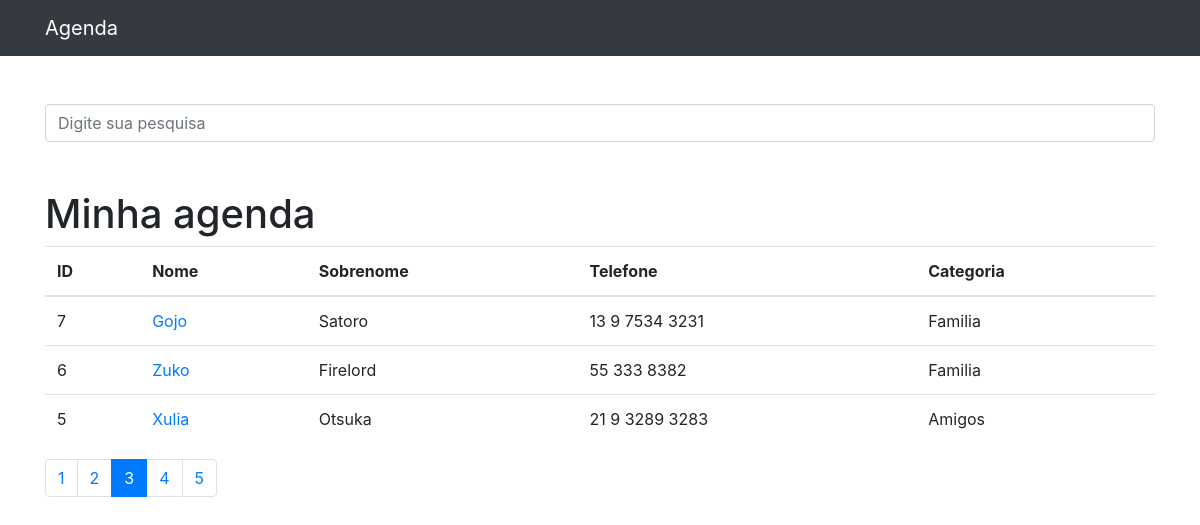
Screenshot of /?page=3&termo= with the database file from the repository.
### contatos/models.py (models this page shows, shortened)
class Contato(models.Model):
    nome = models.CharField(max_length=255)
    sobrenome = models.CharField(max_length=255, blank=True)
    telefone = models.CharField(max_length=255)
    email = models.CharField(max_length=255, blank=True)
    data_criacao = models.DateTimeField(default=timezone.now)
    descricao = models.CharField(max_length=255, blank=True)
    categoria = models.ForeignKey(Categoria, on_delete=models.DO_NOTHING)
    mostrar = models.BooleanField(default=True)
    foto = models.ImageField(blank=True, upload_to='fotos/%Y/%m/')

class Categoria(models.Model):
    nome = models.CharField(max_length=255)
    def __str__(self):
        return self.nome

### contatos/views.py (the view)
# urls.py: path('', views.index, name='index'),
def index(request):
    lista_contatos = Contato.objects.order_by(
        '-id')  ############ .filter(mostrar=True) outro jeito de filtrar oq aparecera no html, em vez de utilizar codigo no html... eu uso no views
    paginator = Paginator(lista_contatos, 3)
    page = request.GET.get('page')
    contatos = paginator.get_page(page)
    return render(request, 'contatos/index.html', {
        'contatos': contatos
    })

### contatos/templates/contatos/index.html
 {% extends 'base.html' %}
 {% block conteudo %}
   <h1 class="mt-5">Minha agenda</h1>
        <table class="table">
          <thead>
             <tr>
                <th>ID</th>
                <th>Nome</th>
                <th>Sobrenome</th>
                <th>Telefone</th>
                <th>Categoria</th>
             </tr>
          </thead>
          <tbody>
          {% for contato in contatos %}
            {% if contato.mostrar %}
              <tr>
                  <td>{{ contato.id }}</td>
                <td>
                  <a href="{% url 'ver_contato' contato.id %}"> {{ contato.nome }} </a>
                </td>
                <td>{{ contato.sobrenome }}</td>
                <td>{{ contato.telefone }}</td>
                <td>{{ contato.categoria }}</td>
              </tr>
            {%endif%}
          {%endfor%}
          </tbody>
        </table>
 <nav aria-label="Page navigation example">
  <ul class="pagination">
      {% for page in contatos.paginator.page_range %}
          {% if contatos.number == page %}
      <li class="page-item active">
          <a class="page-link" href="?page={{page}}&termo={{ request.GET.termo }}">{{page}}</a>
      </li>
          {% else %}
      <li class="page-item">
          <a class="page-link" href="?page={{page}}&termo={{ request.GET.termo }}">{{page}}</a>
      </li>
          {%endif%}
      {%endfor%}
  </ul>
</nav>
{%endblock%}

### rows the page displays
Contato: id "7", nome "Gojo", sobrenome "Satoro", telefone "13 9 7534 3231", categoria "Familia"
Contato: id "6", nome "Zuko", sobrenome "Firelord", telefone "55 333 8382", categoria "Familia"
Contato: id "5", nome "Xulia", sobrenome "Otsuka", telefone "21 9 3289 3283", categoria "Amigos"

### other values shown
{{ page }} "1" "2" "4" "5"
{{ page }} "3"
